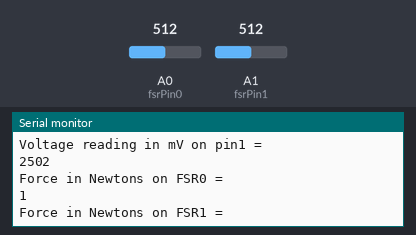
Bench run of a sketch on a simulated Arduino Uno, built with avr-gcc and run on an emulated ATmega328P. Shown: the last lines printed to the serial monitor. Inputs (shaded band) come from the test bench; at power-on: A0 (fsrPin0) = 512, A1 (fsrPin1) = 512.

Above: at 1.2 s.
1.3 s: A0 (fsrPin0) set to 716
At 2.0 s:
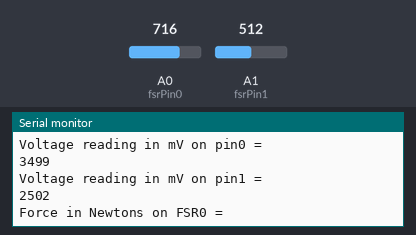
4.3 s: A1 (fsrPin1) set to 716
At 5.1 s:
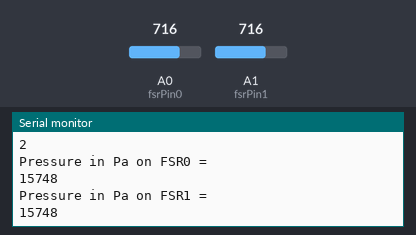
7.3 s: A0 (fsrPin0) set to 511
At 7.8 s:
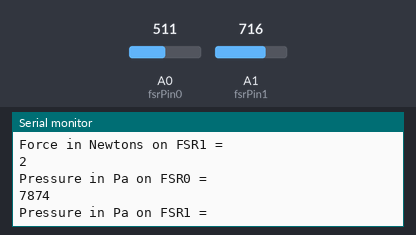
10.3 s: A1 (fsrPin1) set to 511
At 11.2 s:
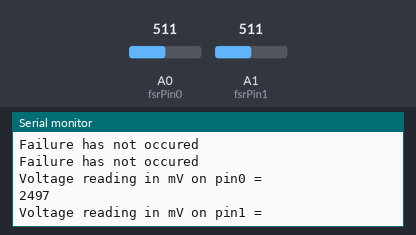
13.3 s: A0 (fsrPin0) set to 306
At 14.3 s:
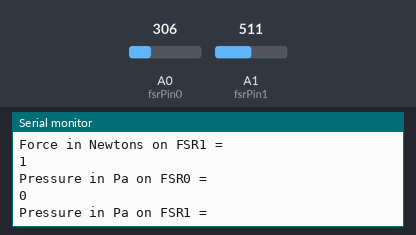
16.3 s: A1 (fsrPin1) set to 306
At 17.3 s:
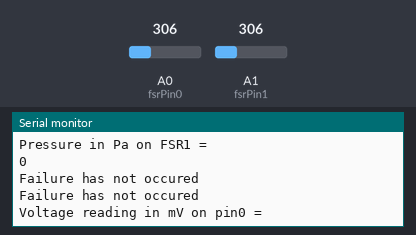
Timing chart, 0 to 19.3 s (numbered marks = the images above; inputs shaded):
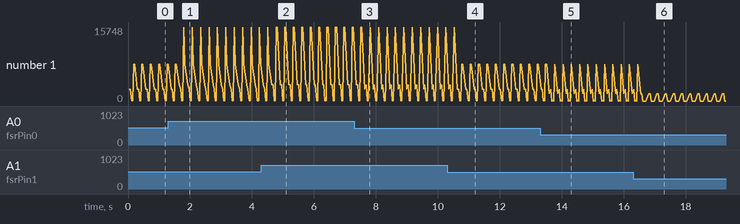

The sketch:

Arduino_pressure_sensor.ino
```cpp
/* Mobin Anandwala.
BME 595 Implantable Systems
Final Project
Force differential using Force sensing resistors
This code is a modification of the code obtained from the following
learn.adafruit.com/force-sensitive-resistor-fsr/using-an-fsr */

int fsrPin0 = 0; // FSR1 and R1 = 10K is connected to input pin a0
int fsrReading0; // Reading from FSR0 voltage divider
int fsrVoltage0; // analog reading from pin0 converted to voltage
unsigned long fsrResistance0; // Voltage from pin0 converted to resistance
unsigned long fsrConductance0; // Conductance measured in micromhos
long fsrForce0; // Force from resistance on pin0
int fsrPin1 = 1; // analog reading from pin1 connected to voltage
int fsrReading1; // Reading from FSR1 voltage divider
int fsrVoltage1; // reading from pin1 converted to voltage3
unsigned long fsrResistance1; // voltage from pint converted to resitance
unsigned long fsrConductance1; // Conductance measured in micromhos
long fsrForce1; // Force from resistance on pin1
const float Area = 0.000127; // Area of 0.5 in diameter FSR
long pressure0; // Pressure from FSR0
long pressure1; // Pressure from FSR1
const float maxpressure = 31233677.2; // maximum hoop stress using pressure = atmospheric

void setup(void) {
  Serial.begin(9600);  // Debugging information sent via serial
}

void loop(void) {
  // From Pin0
  fsrReading0 = analogRead(fsrPin0);
  fsrReading1 = analogRead(fsrPin1);

  // analog voltage reading is from 0 to 1023 where 0 is 0V and 1023 is 5V = 5000mV
  fsrVoltage0 = map(fsrReading0, 0, 1023, 0, 5000);
  Serial.println("Voltage reading in mV on pin0 = ");
  Serial.println(fsrVoltage0);
  fsrVoltage1 = map(fsrReading1, 0, 1023, 0, 5000);
  Serial.println("Voltage reading in mV on pin1 = ");
  Serial.println(fsrVoltage1);

  if (fsrVoltage0 == 0) {
    Serial.println("No Pressure from FSR0");
  } else {
    // The voltage = Vin * R1/(R1 + FSR) where R1 = 10K and Vin = 5V
    // FSR = ((Vin - V)* R)/V voltage divider
    fsrResistance0 = 5000 - fsrVoltage0; // Voltage in mV
    fsrResistance0 *= 10000; // 10K  Resistor
    fsrResistance0 /= fsrVoltage0;

   fsrConductance0 = 1000000;  // Conductance measured in micromhos
   fsrConductance0 /= fsrResistance0;

   // Using the FSR graphs to obtain the force
   if (fsrConductance0 <= 1000) {
     fsrForce0 = fsrConductance0 / 80;
     Serial.println("Force in Newtons on FSR0 = ");
     Serial.println(fsrForce0);
   } else {
     fsrForce0 = fsrConductance0 - 1000;
     fsrForce0 /= 30;
     Serial.println("Force in Newtons on FSR0 =  ");
     Serial.println(fsrForce0);
   }
  }
  if (fsrVoltage1 == 0) {
    Serial.println("No Pressure from FSR1");
  } else {
    // The voltage = Vin * R1/(R1 + FSR) where R1 = 10K and Vin = 5V
    // FSR = ((Vin - V)* R)/V voltage divider
    fsrResistance1 = 5000 - fsrVoltage1; // Voltage in mV
    fsrResistance1 *= 10000; // 10K  Resistor
    fsrResistance1 /= fsrVoltage1;

   fsrConductance1 = 1000000;  // Conductance measured in micromhos
   fsrConductance1 /= fsrResistance1;


   // Using the FSR graphs to obtain the force
   if (fsrConductance1 <= 1000) {
     fsrForce1 = fsrConductance1 / 80;
     Serial.println("Force in Newtons on FSR1 = ");
     Serial.println(fsrForce1);
   } else {
     fsrForce1 = fsrConductance1 - 1000;
     fsrForce1 /= 30;
     Serial.println("Force in Newtons on FSR1 = ");
     Serial.println(fsrForce1);
   }
  }
  pressure0 = fsrForce0/Area;
  Serial.println("Pressure in Pa on FSR0 = ");
  Serial.println(pressure0);
  pressure1 = fsrForce1/Area;
  Serial.println("Pressure in Pa on FSR1 = ");
  Serial.println(pressure1);

  if (pressure0 > maxpressure) {
     Serial.println("Failure has occured from FSR0");
  } else {
     Serial.println("Failure has not occured");

  if (pressure1 > maxpressure) {
  Serial.println("Failure has occured from FSR1");
  } else {
  Serial.println("Failure has not occured");
   }
  }
}
```

Measured:
- after the input at 1.3 s, the serial monitor: prints a new line after 0.36 s (image 1)
- after the input at 7.3 s, the serial monitor: prints a new line after 0.34 s (image 3)
- after the input at 13.3 s, the serial monitor: prints a new line after 0.30 s (image 5)
- plotted number 1: 7874 → 1495 after the input at 13.3 s
